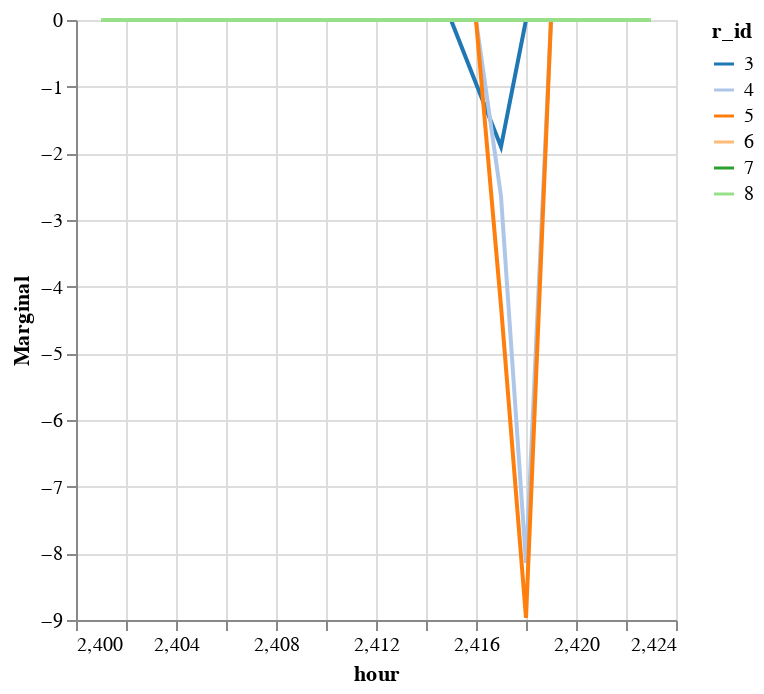

The code cell stored with this chart in its notebook:
### Code cell
marg_gen = innerjoin(solution.marginals, 
                    gen_df[!, [:r_id, :resource]], 
                    on = :r_id)
marg_gen[marg_gen.resource .== "natural_gas_fired_combined_cycle",:] |>
@vlplot(:line, 
    x=:hour, y={:gen, title="Marginal"}, 
    color={"r_id:n", scale={scheme="category20"}})

### Figure 1 — Vega-Lite specification as saved in the notebook (floating-point values rounded to 4 significant figures; data arrays with more than 128 entries replaced by an {"elided": "..."} marker saying what was removed)
{"data": {"values": {"elided": "138 records"}}, "encoding": {"color": {"field": "r_id", "scale": {"scheme": "category20"}, "type": "nominal"}, "x": {"field": "hour", "type": "quantitative"}, "y": {"field": "gen", "title": "Marginal", "type": "quantitative"}}, "mark": "line"}
